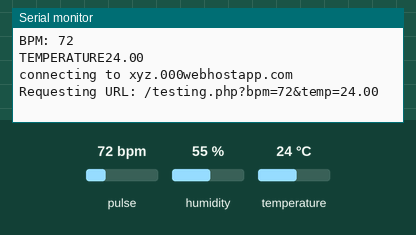
Recording of a sketch running on a simulated ESP8266 (NodeMCU). On the bench: the last lines printed to the serial monitor. Inputs (shaded band) come from the test bench; at power-on: pulse 72 bpm, temperature 24 °C, humidity 55 %. Uploads are accepted with an empty reply.

Above: at 1.2 s.
1.3 s: pulse set to 42 bpm
At 2.4 s:
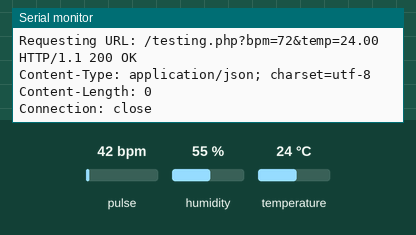
3.1 s: temperature set to 12 °C
4.6 s: pulse set to 70 bpm
At 4.64 s:
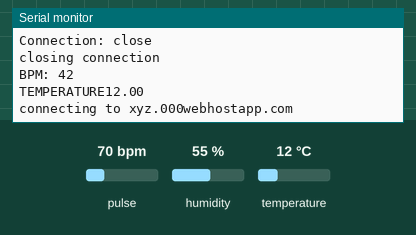
Timing chart, 0 to 7.6 s (numbered marks = the images above; inputs shaded):
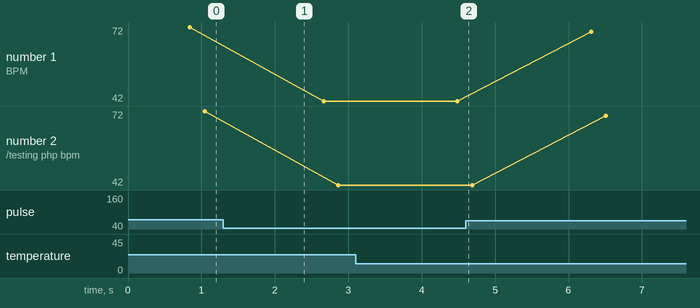

Measured:
- plotted number 1: 72 → 42 after the input at 1.3 s, 42 → 70 after the input at 4.6 s
- plotted number 2: 72 → 42 after the input at 1.3 s, 42 → 70 after the input at 4.6 s

The sketch:

testdata.ino
```cpp
#include<dht.h>
#include <ESP8266WiFi.h> // library
#include <PulseSensorPlayground.h>
const int PulseWire = A0;
// wifi and hosting details  // wifi credientials
const char* ssid = "Sudhan";
const char* password = "sudhan20";
const char* host =  "xyz.000webhostapp.com";  // hostname
PulseSensorPlayground pulseSensor;  // Creates an instance of the PulseSensorPlayground object called "pulseSensor"
WiFiClient client;
void setup() {
  Serial.begin(9600);
   pulseSensor.analogInput(PulseWire);
   pulseSensor.begin();
  }

void loop() {
int BPM = pulseSensor.getBeatsPerMinute();
    dht DHT;
  DHT.read11(0);      //define the humdidty sensor d0
    float hum = DHT.humidity;
    float temp = DHT.temperature;
if (pulseSensor.sawStartOfBeat()) {

               Serial.println("BPM: "+ String(BPM));
               Serial.println("TEMPERATURE" + String(temp));
            //   Serial.println("humidity" + String(hum));
                // update reading to database table
              Serial.print("connecting to ");
              Serial.println(host);

              WiFiClient client;
              const int httpPort = 80;  //general and 000webhostapp.com port
              if (!client.connect(host, httpPort)) {
                Serial.println("connection failed");
                return;
              }

              String url = "/testing.php?bpm=" + String(BPM)+ "&temp=" + String(temp);  // my php page
              Serial.print("Requesting URL: ");
              Serial.println(url);

              client.print(String("GET ") + url + " HTTP/1.1\r\n" +
                           "Host: " + host + "\r\n" +
                           "Connection: close\r\n\r\n");
              delay(500);

              while(client.available()){
                String line = client.readStringUntil('\r');
                Serial.print(line);
              }

              Serial.println();
              Serial.println("closing connection");  // if your server is slow then, delay and close the connection .
}
}
```
